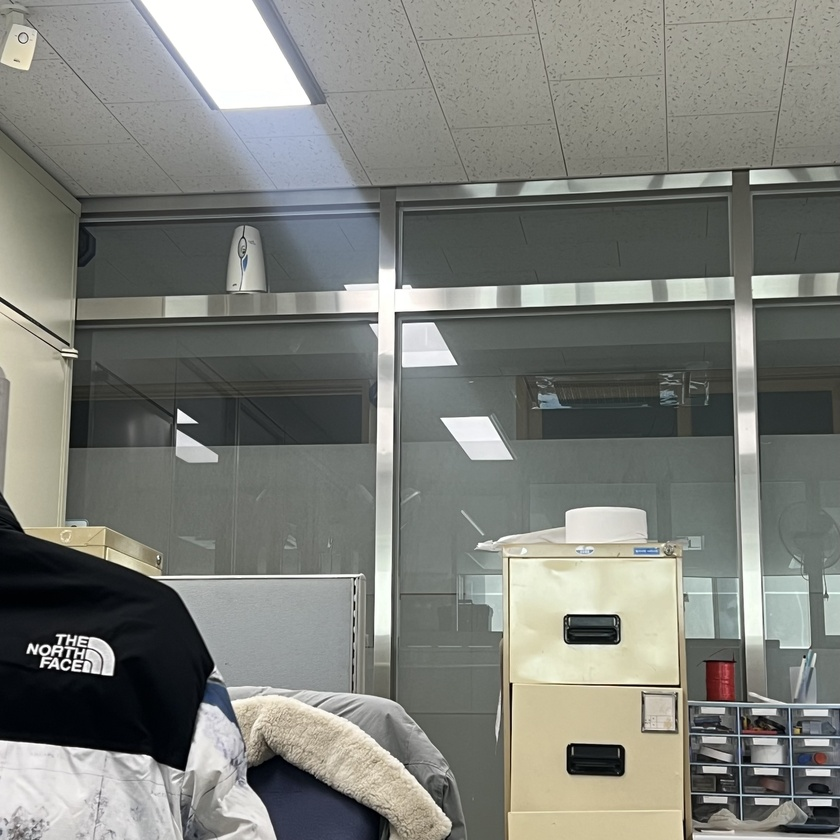
#> input picture images/51.jpeg, 840 x 840 px, shrunk from 3024 x 3024 before the run
$ python '이미지 스티칭.py'
#> lines starting #> are read from the running program, lines starting #| are printed output that depends on the picture; pictures that were not available may be replaced by others from this repository, and a replacement may not be noted
import numpy as np, cv2
import sys

#image = cv2.imread("images/color_space.jpg", cv2.IMREAD_COLOR) # 컬러 영상 읽기
#if image is None: raise Exception("영상 파일 읽기 오류")

def Barrel(input_image_path, output_image_path):
    #k1, k2, k3 = 0.5, 0.2, 0.0
    k1, k2, k3 = -0.04, 0, 0
    img3 = cv2.imread(input_image_path)

    rows, cols = img3.shape[:2]
    # 매핑 배열을 생성해 줍니다.

    mapy, mapx = np.indices((rows, cols), dtype=np.float32)

    # 중앙점 좌표로 -1~1 정규화

    mapx = 2 * mapx / (cols - 1) - 1
    mapy = 2 * mapy / (rows - 1) - 1

    #극좌표로 변환
    r, theta = cv2.cartToPolar(mapx, mapy)
    #왜곡 제거
    ru = r * (1+ k1 * (r ** 2))                                                              #+ k2 * (r ** 4) + k3 * (r ** 6))
    # 직교 좌표로 변환
    mapx, mapy = cv2.polarToCart(ru, theta)


    mapx = ((mapx + 1) * cols - 1) / 2
    mapy = ((mapy + 1) * rows - 1) / 2

    # 리매핑하기

    distored = cv2.remap(img3, mapx, mapy, cv2.INTER_LINEAR)

    cv2.imwrite(output_image_path, distored)


img_names = ['images/51.jpeg', 'images/512.jpg','images/513.jpg','images/514.jpg']
# img_names = ['images/51.jpeg','images/54.jpeg']

#img_names = ['images/41.dng', 'images/44.dng']

imgs = []

for name in img_names:

    img = cv2.imread(name)
#> img is the input picture: shape (840, 840, 3); mean B, G, R 121.8, 127.7, 125.8

    if img is None:

        print('Image load failed!')

        sys.exit()
    imgs.append(img)

stitcher = cv2.Stitcher_create()
status, dst = stitcher.stitch(imgs)
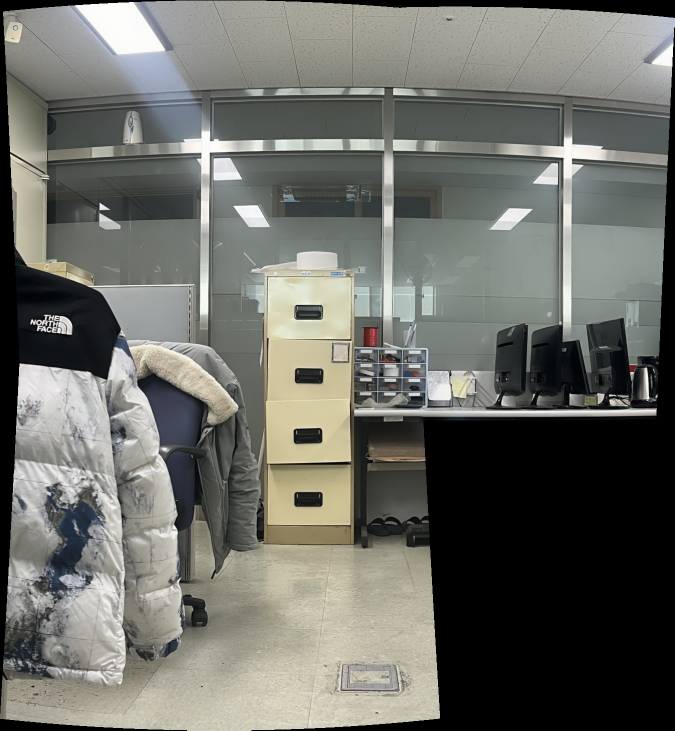
#> dst: shape (1461, 1349, 3) (shown at 1/2 size); mean of channels 0, 1, 2 103.1, 109.1, 108; drawn as B, G, R

if status != cv2.Stitcher_OK:

    print('Stitch failed!')

    sys.exit()


cv2.imwrite('output1.jpg', dst)
#cv2.namedWindow('dst',cv2.WINDOW_NORMAL)
#cv2.imshow('dst', dst)
print("done1")

Barrel("output1.jpg", "output_image.jpg")
#> in Barrel, `r, theta = cv2.cartToPolar(mapx, mapy)`:
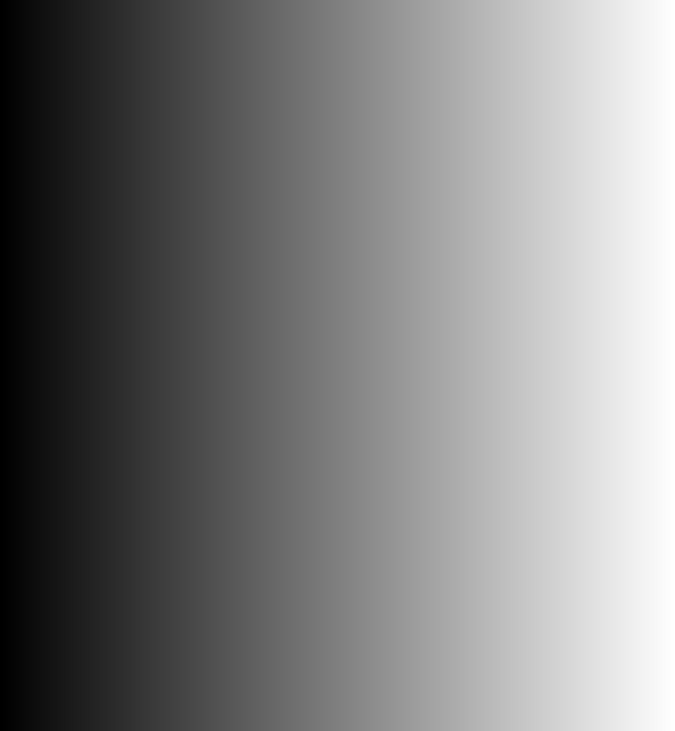
#> mapx: shape (1461, 1349) float32 (shown at 1/2 size); min -1, max 1, mean 2.59e-09; drawn with min black and max white
#> in Barrel, `mapx, mapy = cv2.polarToCart(ru, theta)`:
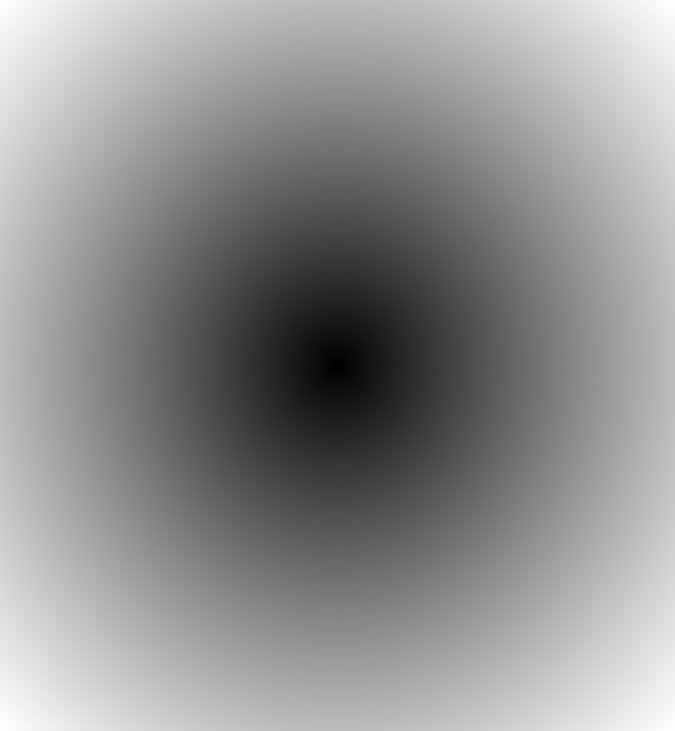
#> ru: shape (1461, 1349) float32 (shown at 1/2 size); min 0, max 1.3, mean 0.741; drawn with min black and max white
#> in Barrel, `distored = cv2.remap(img3, mapx, mapy, cv2.INTER_LINEAR)`:
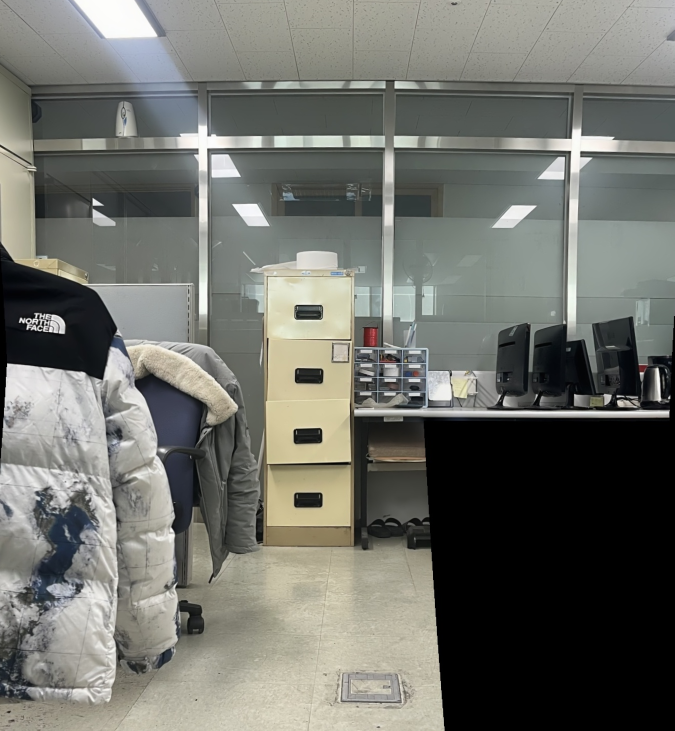
#> distored: shape (1461, 1349, 3) (shown at 1/2 size); mean B, G, R 106.1, 112.3, 111

print("done4")
cv2.waitKey()
cv2.destroyAllWindows()
